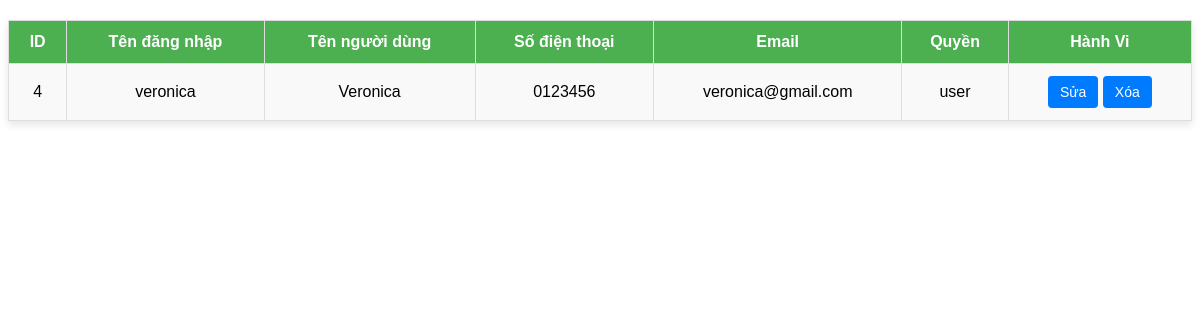
Screenshot of /main/fetch_users.php with the database file from the repository.
### tables this page shows
CREATE TABLE `users` (
  `U_ID` int(11) NOT NULL,
  `U_LOG_NAME` varchar(30) NOT NULL,
  `U_NAME` varchar(50) NOT NULL,
  `U_TEL` varchar(15) NOT NULL,
  `U_EMAIL` varchar(50) NOT NULL,
  `U_PASS` varchar(100) NOT NULL,
  `AUTH_ID` int(11) DEFAULT NULL
);

CREATE TABLE `authority` (
  `AUTH_ID` int(11) NOT NULL,
  `AUTH_NAME` varchar(30) NOT NULL
);

### main/fetch_users.php (the view, shortened to what this page needs)
<?php
include 'connection.php';
$sql = "SELECT U_ID, U_LOG_NAME, U_NAME, U_TEL, U_EMAIL, U_PASS, AUTH_NAME
        FROM USERS
        JOIN AUTHORITY ON USERS.AUTH_ID = AUTHORITY.AUTH_ID
        WHERE USERS.AUTH_ID = 2";
$result = $conn->query($sql);
echo "<table>";
echo "<tr>";
echo "<th>ID</th>";
echo "<th>Tên đăng nhập</th>";
echo "<th>Tên người dùng</th>";
echo "<th>Số điện thoại</th>";
echo "<th>Email</th>";
echo "<th>Quyền</th>";
echo "<th>Hành Vi</th>";
echo "</tr>";
if ($result->num_rows > 0) {
    while ($row = $result->fetch_assoc()) {
        echo "<tr>";
        echo "<td>{$row['U_ID']}</td>";
        echo "<td>" . htmlspecialchars($row['U_LOG_NAME']) . "</td>";
        echo "<td>" . htmlspecialchars($row['U_NAME']) . "</td>";
        echo "<td>{$row['U_TEL']}</td>";
        echo "<td>" . htmlspecialchars($row['U_EMAIL']) . "</td>";
        echo "<td>" . htmlspecialchars($row['AUTH_NAME']) . "</td>";
        echo "<td class='action-cell'>";
        echo "<a href='edit_users.php?id={$row['U_ID']}'><button>Sửa</button></a> ";
        echo "<form style='display:inline;' method='POST' action='delete_users.php'>
                <input type='hidden' name='id' value='{$row['U_ID']}'>
                <button type='submit' onclick=\"return confirm('Bạn có chắc chắn muốn xóa tài khoản này?')\">Xóa</button>
              </form>";
        echo "</td>";
        echo "</tr>";
    }
} else {
    echo "<tr><td colspan='7'>Không có dữ liệu</td></tr>";
}
echo "</table>";
?>

### main/fetch_users.php (style rules this page uses)
table { width: 100%; border-collapse: collapse; font-family: Arial, sans-serif; margin-top: 20px; box-shadow: 0 4px 8px rgba(0, 0, 0, 0.1); }
th, td { padding: 12px; text-align: center; border: 1px solid #ddd; }
th { background-color: #4CAF50; color: white; font-weight: bold; }
tr:nth-child(even) { background-color: #f9f9f9; }
.action-cell button { background-color: #007BFF; color: white; border: none; padding: 8px 12px; border-radius: 4px; cursor: pointer; font-size: 14px; }

### rows the page displays
users: U_ID "4", U_LOG_NAME "veronica", U_NAME "Veronica", U_TEL "0123456", U_EMAIL "veronica@gmail.com", AUTH_ID.AUTH_NAME "user"
